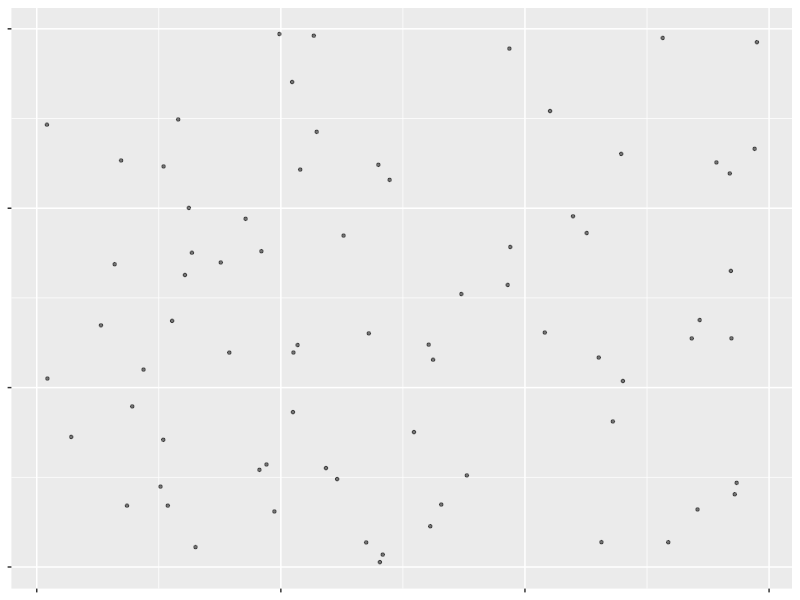
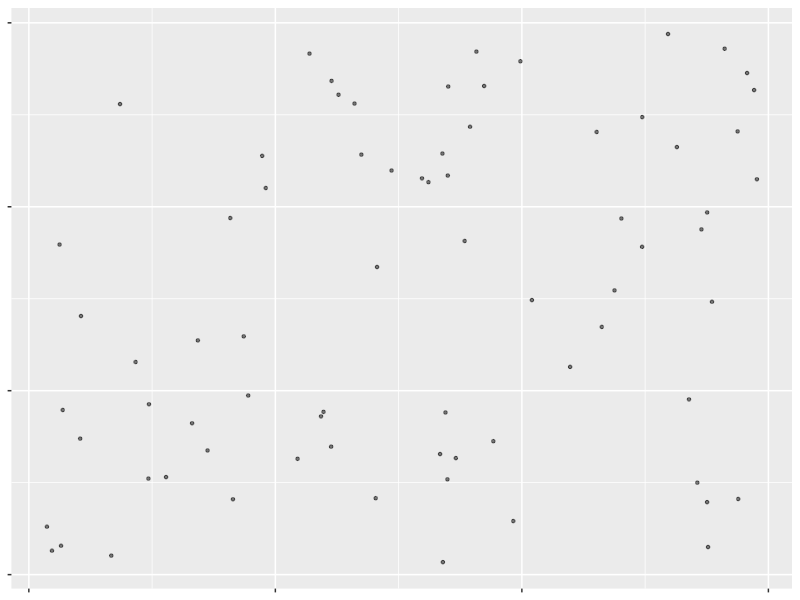
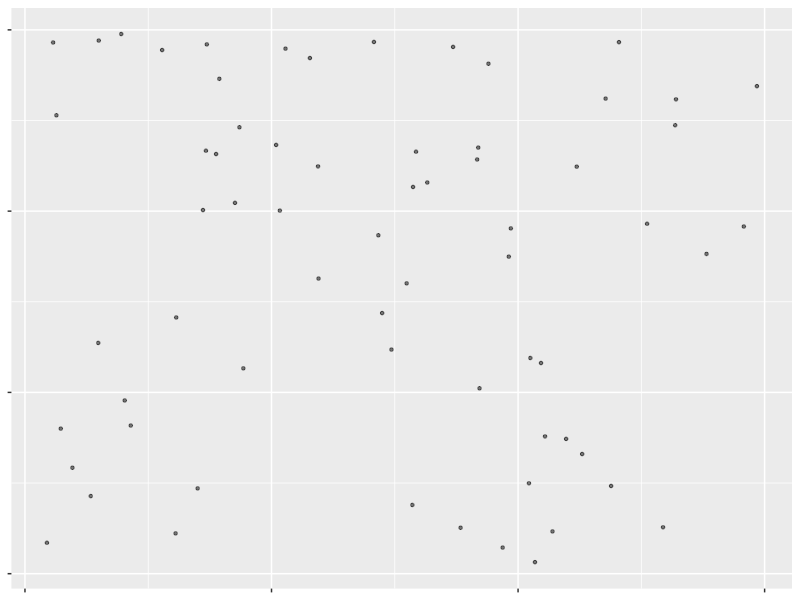
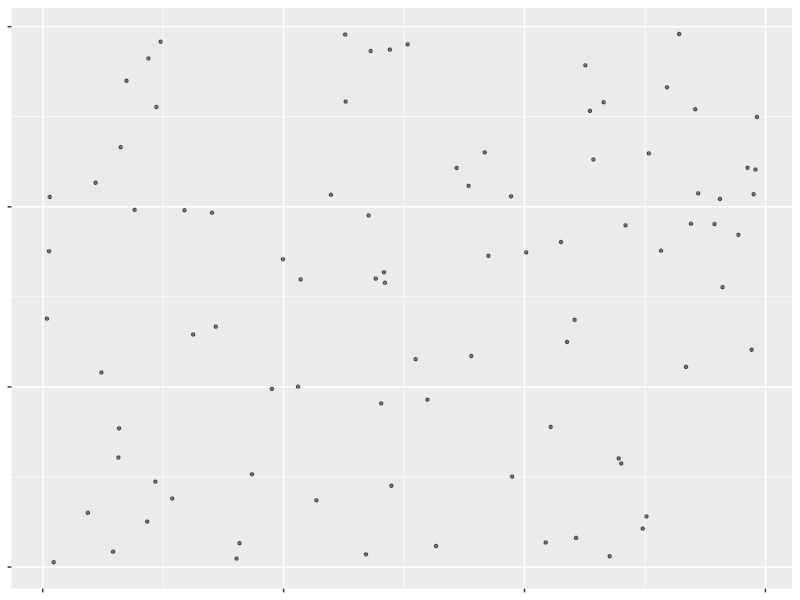
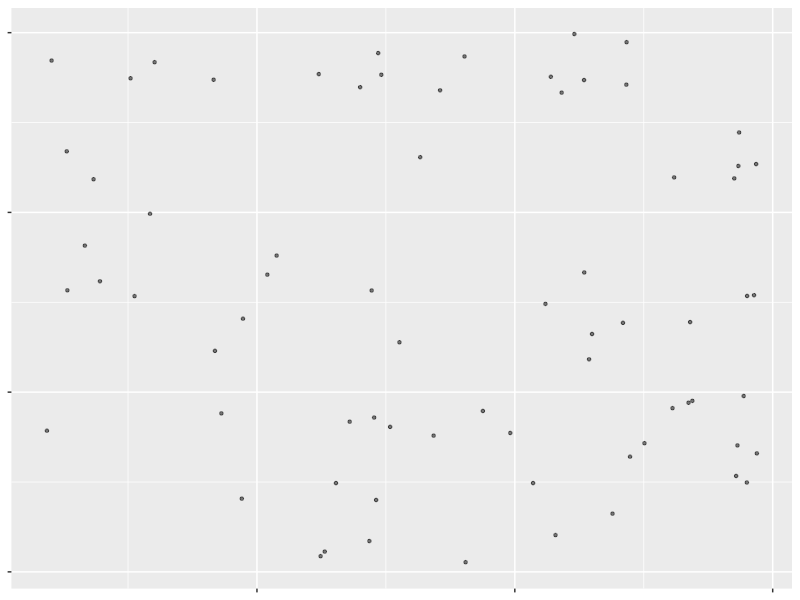
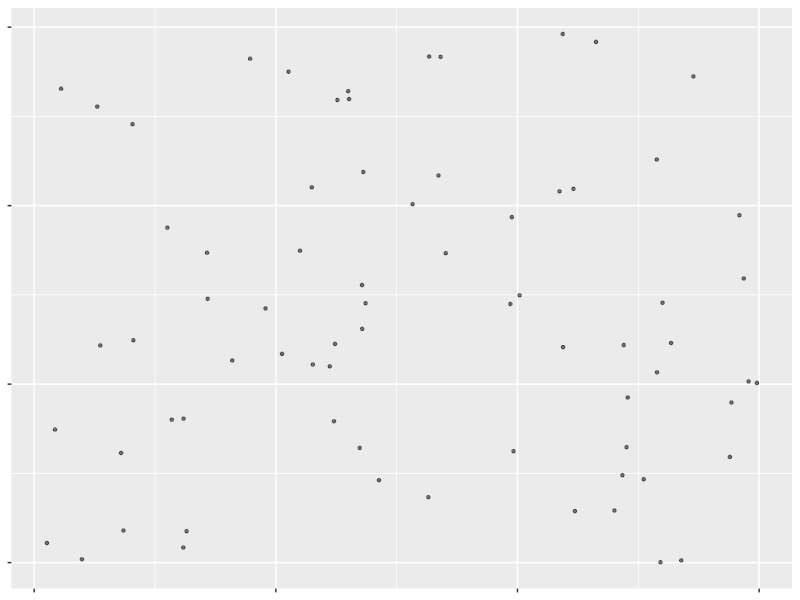
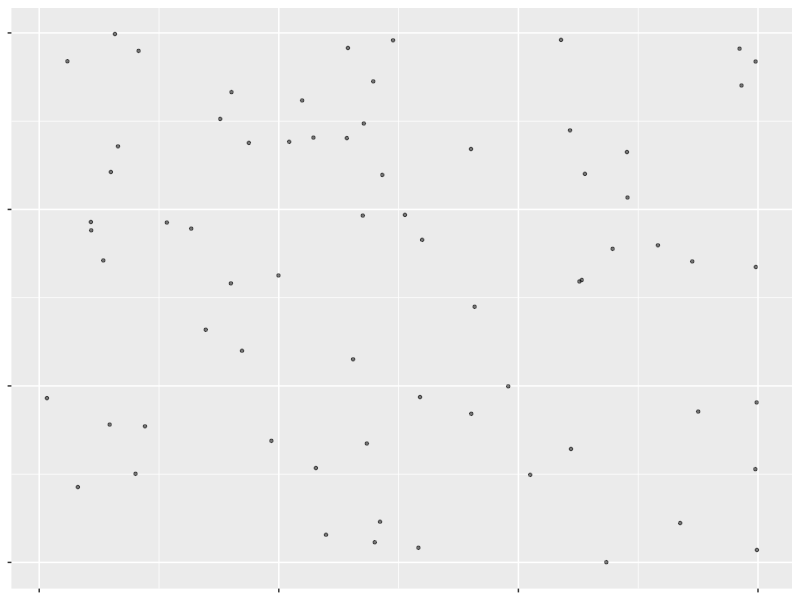
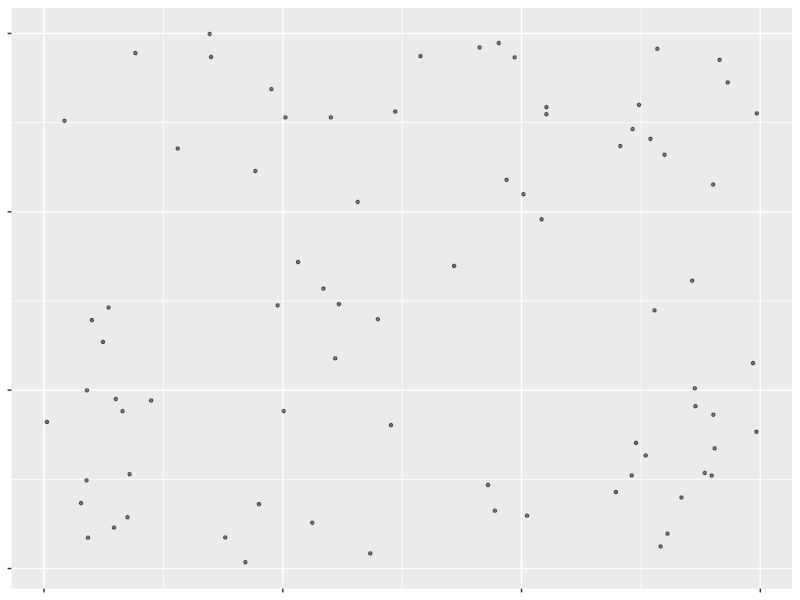

Generate these figures, in order, with R: (Note: this script raises an error after producing the figures.)
library(ggplot2)

auto_rpois <- function(n,ixx=1, lambda = 5)
{
  out_x <- c()
  out_y <- c()
  
  for(i in seq(0, sqrt(n) - 1))
  {
    for(j in seq(0, sqrt(n) - 1))
    {
      number <- rpois(1, lambda = lambda)
      x <- i
      y <- j
      for(k in seq(0, number))
      {
         out_x <- c(out_x, x + runif(1, 0, 1))
         out_y <- c(out_y, y + runif(1, 0, 1))
      }
    }
  }
  
  data_frame <- data.frame(out_x, out_y)
  
  p <- ggplot(data_frame, aes(out_x, out_y))
  p <- p + geom_point(size = 1.5, shape = 20, col="black", alpha = 0.5)
  # p <- p + theme(axis.text = element_blank())
  p <- p + theme(axis.text.y = element_blank(), axis.text.x = element_blank(),axis.title = element_blank())
  
  fname <- "D:\\InfoVis\\Scag_Data_Builder\\rpois\\rpois_"
  numname <- as.character(n)
  fname <- paste(fname, numname, sep = '') 
  fname <- paste(fname, "_", sep = '')
  numname <- as.character(ixx)
  fname <- paste(fname, numname, sep = '')
  fname_csv <- paste(fname, ".csv", sep = '')
  fname_png <- paste(fname, ".png", sep = '')
  #print(fname)
  
  ggsave(fname_png,p,width = 3,height = 3)
  #print(p)
  write.table(data_frame,
              file = fname_csv,
              append = FALSE, 
              quote = FALSE, 
              sep = ",", 
              col.names = FALSE, 
              row.names = FALSE)
}

for(i in 1:9)
{
  
  num = i*15
  #num=150
  #print(num)
  
  for(ixx in 1:50)
  {
    auto_rpois(num,ixx, 8)
  }
  
}
